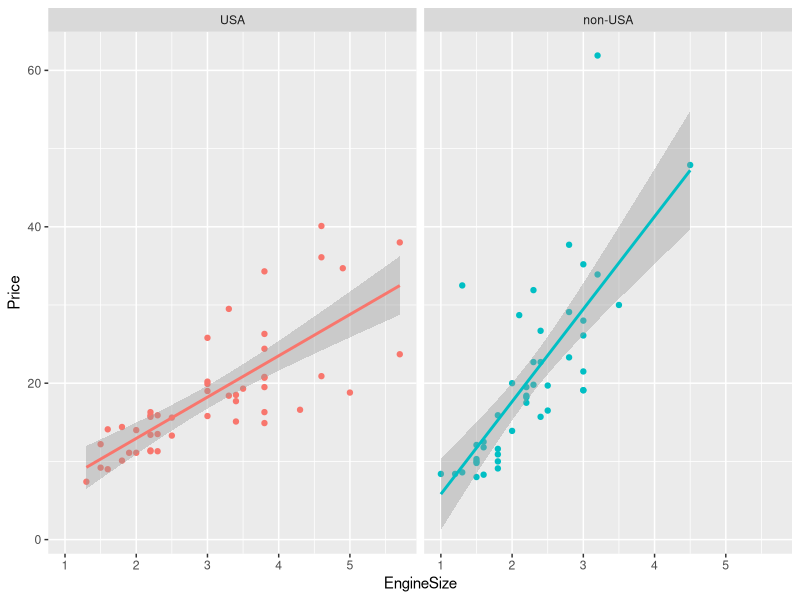
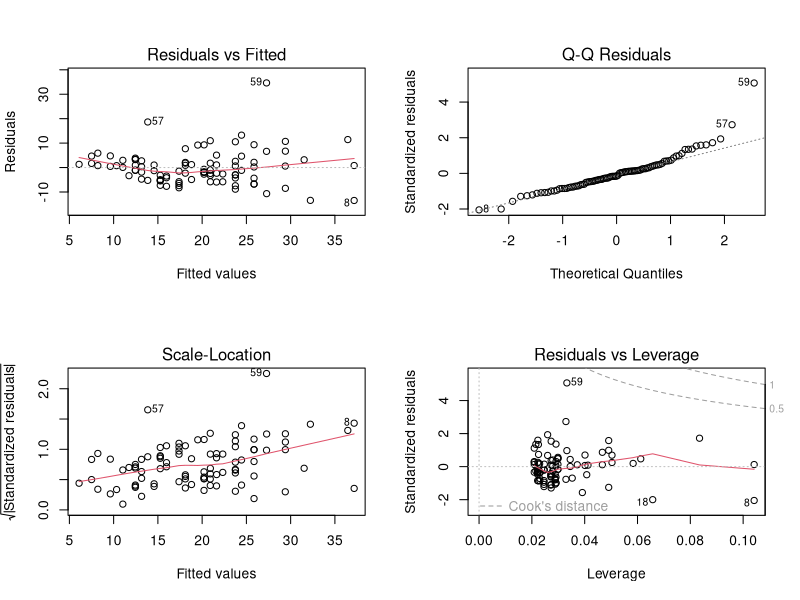
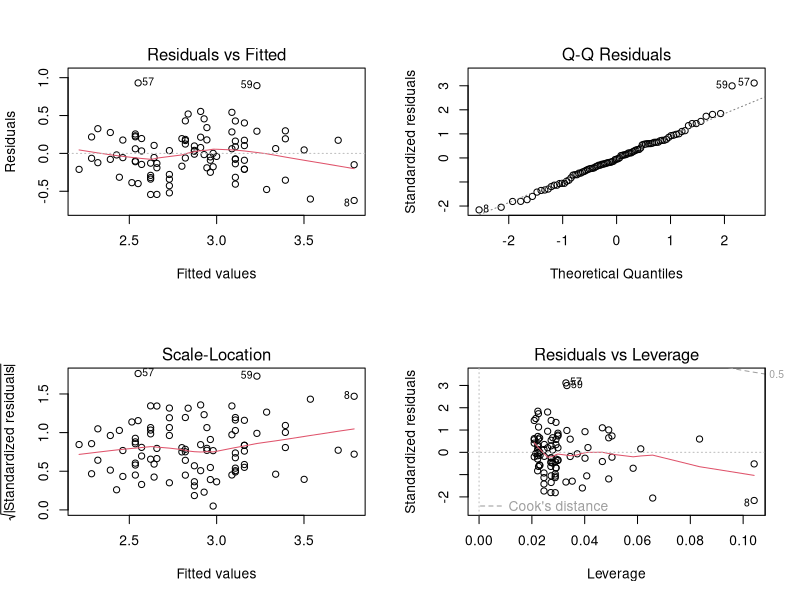
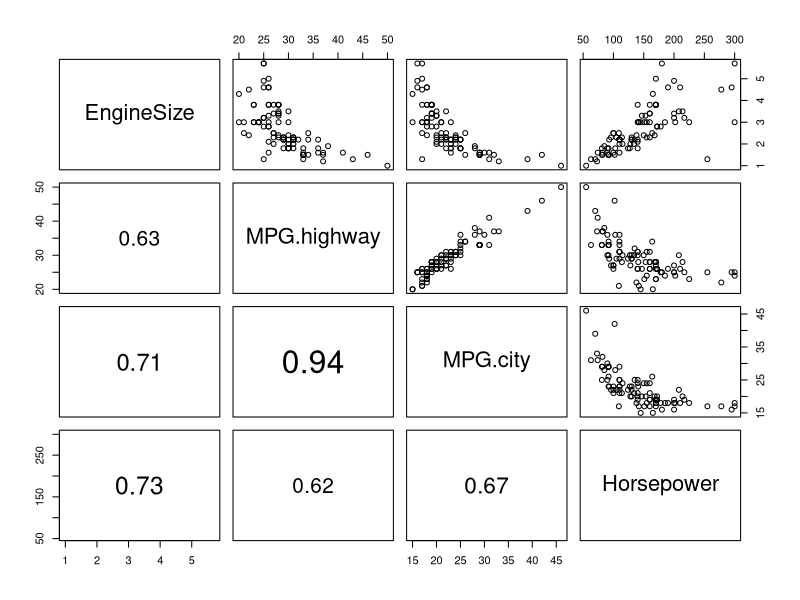
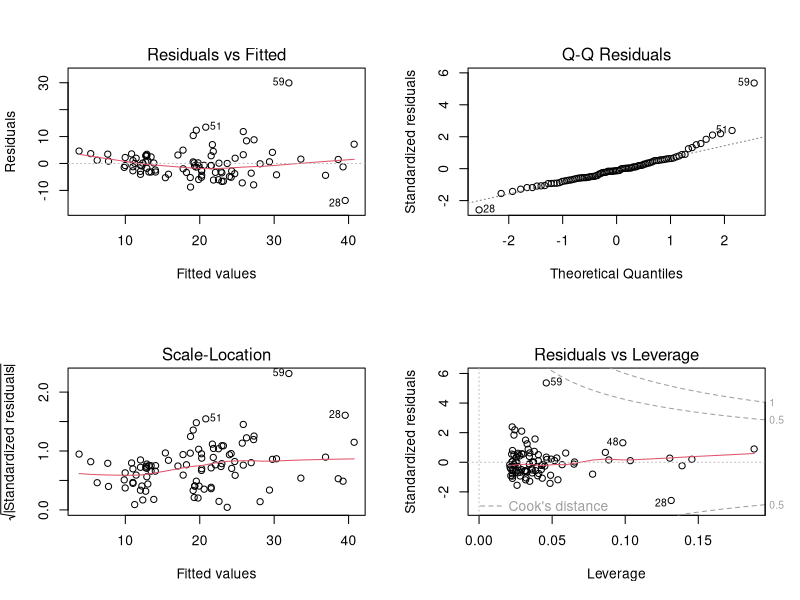
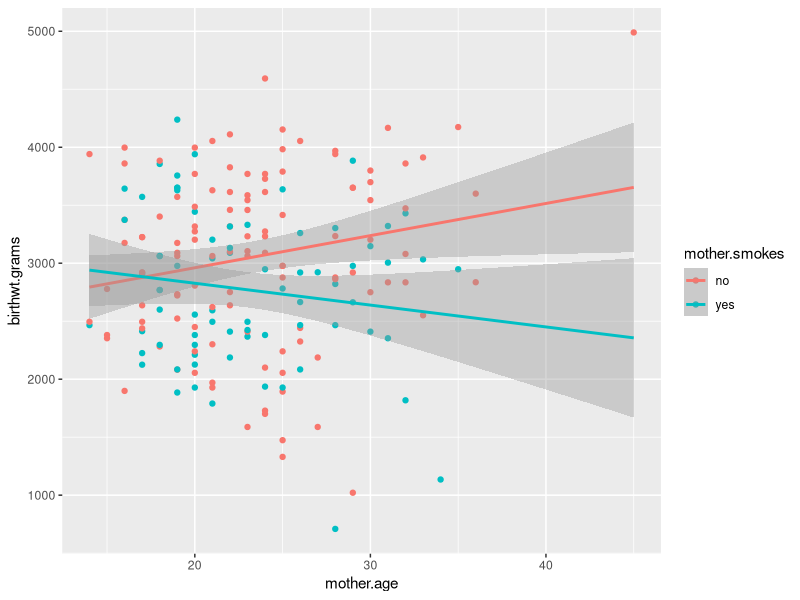

R code for these plots, in order:
## ---- chunk 1
library(tidyverse)
Cars93 <- as_tibble(MASS::Cars93)
## ---- chunk 2
qplot(data = Cars93, x = EngineSize, y = Price, colour = Origin) + 
  facet_wrap("Origin") + 
  stat_smooth(method = "lm") + 
  theme(legend.position="none")
## ---- chunk 3
cars.lm <- lm(Price ~ EngineSize + Origin, data = Cars93)

summary(cars.lm)
## ---- chunk 4
par(mfrow = c(2,2))
plot(cars.lm)
## ---- chunk 5
cars.lm.log <- lm(log(Price) ~ EngineSize + Origin, data = Cars93)

summary(cars.lm.log)
## ---- chunk 6
par(mfrow = c(2,2))
plot(cars.lm.log)
## ---- chunk 7
#library(tidyverse)
library(knitr)

#Cars93 <- as_tibble(MASS::Cars93)
# If you want to experiment with the ggpairs command,
# you'll want to run the following code:
# install.packages("GGally")
# library(GGally)
## ---- chunk 8
cars.lm <- lm(Price ~ EngineSize + Origin + MPG.highway + MPG.city + Horsepower,
   data = Cars93)
## ---- chunk 9
kable(summary(cars.lm)$coef, digits = c(3, 3, 3, 4), format = "markdown")
## ---- chunk 10
est <- coef(cars.lm)["MPG.highway"]
se <- summary(cars.lm)$coef["MPG.highway", "Std. Error"]
# 2se rule confidence interval:
c(est - 2 *se, est + 2 * se)

# confint approach
confint(cars.lm, parm = "MPG.highway")
## ---- chunk 11
panel.cor <- function(x, y, digits = 2, prefix = "", cex.cor, ...)
{
    usr <- par("usr"); on.exit(par(usr))
    par(usr = c(0, 1, 0, 1))
    r <- abs(cor(x, y))
    txt <- format(c(r, 0.123456789), digits = digits)[1]
    txt <- paste0(prefix, txt)
    if(missing(cex.cor)) cex.cor <- 0.4/strwidth(txt)
    text(0.5, 0.5, txt, cex = pmax(1, cex.cor * r))
}

pairs(Cars93[,c("EngineSize", "MPG.highway", "MPG.city", "Horsepower")], 
      lower.panel = panel.cor)
## ---- chunk 12
cars.lm2 <- update(cars.lm, . ~ . - EngineSize - MPG.city)
## ---- chunk 13
kable(summary(cars.lm2)$coef, digits = c(3, 3, 3, 4), format = "markdown")
## ---- chunk 14
# old
confint(cars.lm, parm = "MPG.highway")
# new
confint(cars.lm2, parm = "MPG.highway")
## ---- chunk 15
par(mfrow = c(2, 2))
plot(cars.lm2)
## ---- chunk 16
#library(tidyverse)
## ---- chunk 17
# Load data from MASS into a tibble and do pre-processing
birthwt <- as_tibble(MASS::birthwt) %>%
  rename(birthwt.below.2500 = low, 
         mother.age = age,
         mother.weight = lwt,
         mother.smokes = smoke,
         previous.prem.labor = ptl,
         hypertension = ht,
         uterine.irr = ui,
         physician.visits = ftv,
         birthwt.grams = bwt) %>%
  mutate(race = recode_factor(race, `1` = "white", `2` = "black", `3` = "other")) %>%
  mutate_at(c("mother.smokes", "hypertension", "uterine.irr", "birthwt.below.2500"),
            ~ recode_factor(.x, `0` = "no", `1` = "yes"))
## ---- chunk 18
# Run regression model
birthwt.lm <- lm(birthwt.grams ~ mother.age + mother.smokes, data = birthwt)

# Output coefficients table
summary(birthwt.lm)
## ---- chunk 19
coef(birthwt.lm)["mother.age"]

age.coef <- round(coef(birthwt.lm)["mother.age"], 1)
## ---- chunk 20
coef(birthwt.lm)["mother.smokesyes"]

smoke.coef <- abs(round(coef(birthwt.lm)["mother.smokesyes"], 1))
## ---- chunk 21
library(ggplot2)

# Note fullrange = TRUE is used here to extend the 'mother.smokes = yes' line beyond the maximum age (35) in this group
qplot(data = birthwt, x = mother.age, y = birthwt.grams, colour = mother.smokes) + stat_smooth(method = "lm", fullrange = TRUE)
## ---- chunk 22
# Note: this is the same as ~ mother.smokes + mother.age + mother.smokes*mother.age
birthwt.lm.interact <- lm(birthwt.grams ~ mother.smokes*mother.age, data = birthwt)

summary(birthwt.lm.interact)
## ---- chunk 23
# p-value for interaction coefficient
pval.interact <- coef(summary(birthwt.lm.interact))["mother.smokesyes:mother.age", "Pr(>|t|)"]

slope.nosmoke <- coef(birthwt.lm.interact)["mother.age"]

slope.smoke <- coef(birthwt.lm.interact)["mother.age"] + coef(birthwt.lm.interact)["mother.smokesyes:mother.age"]
